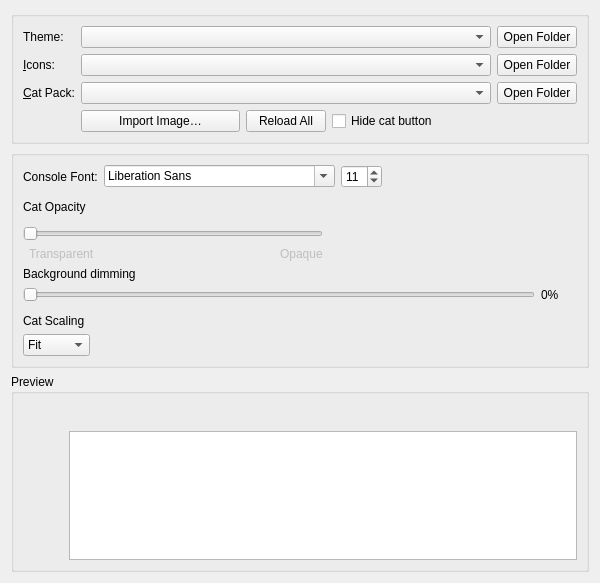
<?xml version="1.0" encoding="UTF-8"?>
<ui version="4.0">
 <class>AppearanceWidget</class>
 <widget class="QWidget" name="AppearanceWidget">
  <property name="geometry">
   <rect>
    <x>0</x>
    <y>0</y>
    <width>600</width>
    <height>583</height>
   </rect>
  </property>
  <property name="minimumSize">
   <size>
    <width>300</width>
    <height>0</height>
   </size>
  </property>
  <layout class="QVBoxLayout" name="verticalLayout" stretch="0,0,0">
   <item>
    <widget class="QGroupBox" name="themingBox">
     <property name="title">
      <string/>
     </property>
     <property name="flat">
      <bool>false</bool>
     </property>
     <layout class="QVBoxLayout" name="verticalLayout_2">
      <item>
       <layout class="QGridLayout" name="gridLayout">
        <item row="1" column="0">
         <widget class="QLabel" name="iconsLabel">
          <property name="text">
           <string>&amp;Icons:</string>
          </property>
          <property name="buddy">
           <cstring>iconsComboBox</cstring>
          </property>
         </widget>
        </item>
        <item row="2" column="0">
         <widget class="QLabel" name="catPackLabel">
          <property name="text">
           <string>&amp;Cat Pack:</string>
          </property>
          <property name="buddy">
           <cstring>catPackComboBox</cstring>
          </property>
         </widget>
        </item>
        <item row="0" column="3">
         <widget class="QPushButton" name="widgetStyleFolder">
          <property name="toolTip">
           <string>View widget themes folder.</string>
          </property>
          <property name="text">
           <string>Open Folder</string>
          </property>
         </widget>
        </item>
        <item row="1" column="2">
         <widget class="QComboBox" name="iconsComboBox">
          <property name="sizePolicy">
           <sizepolicy hsizetype="Expanding" vsizetype="Fixed">
            <horstretch>0</horstretch>
            <verstretch>0</verstretch>
           </sizepolicy>
          </property>
          <property name="focusPolicy">
           <enum>Qt::FocusPolicy::StrongFocus</enum>
          </property>
         </widget>
        </item>
        <item row="2" column="2">
         <widget class="QComboBox" name="catPackComboBox"/>
        </item>
        <item row="0" column="2">
         <widget class="QComboBox" name="widgetStyleComboBox">
          <property name="sizePolicy">
           <sizepolicy hsizetype="Expanding" vsizetype="Fixed">
            <horstretch>0</horstretch>
            <verstretch>0</verstretch>
           </sizepolicy>
          </property>
          <property name="focusPolicy">
           <enum>Qt::FocusPolicy::StrongFocus</enum>
          </property>
         </widget>
        </item>
        <item row="1" column="3">
         <widget class="QPushButton" name="iconsFolder">
          <property name="toolTip">
           <string>View icon themes folder.</string>
          </property>
          <property name="text">
           <string>Open Folder</string>
          </property>
         </widget>
        </item>
        <item row="0" column="0">
         <widget class="QLabel" name="widgetStyleLabel">
          <property name="text">
           <string>Theme:</string>
          </property>
          <property name="buddy">
           <cstring>widgetStyleComboBox</cstring>
          </property>
         </widget>
        </item>
        <item row="2" column="3">
         <widget class="QPushButton" name="catPackFolder">
          <property name="toolTip">
           <string>View cat packs folder.</string>
          </property>
          <property name="text">
           <string>Open Folder</string>
          </property>
         </widget>
        </item>
        <item row="4" column="2">
         <layout class="QHBoxLayout" name="horizontalLayout_8">
          <item>
           <widget class="QPushButton" name="importCatButton">
            <property name="toolTip">
             <string>Copy an image into your personal cat packs.</string>
            </property>
            <property name="text">
             <string>Import Image…</string>
            </property>
           </widget>
          </item>
          <item>
           <widget class="QPushButton" name="reloadThemesButton">
            <property name="sizePolicy">
             <sizepolicy hsizetype="Maximum" vsizetype="Fixed">
              <horstretch>0</horstretch>
              <verstretch>0</verstretch>
             </sizepolicy>
            </property>
            <property name="text">
             <string>Reload All</string>
            </property>
           </widget>
          </item>
          <item>
           <widget class="QCheckBox" name="hideCatButtonCheckBox">
            <property name="text">
             <string>Hide cat button</string>
            </property>
           </widget>
          </item>
         </layout>
        </item>
       </layout>
      </item>
     </layout>
    </widget>
   </item>
   <item>
    <widget class="QGroupBox" name="settingsBox">
     <property name="title">
      <string/>
     </property>
     <layout class="QVBoxLayout" name="verticalLayout_5">
      <item>
       <layout class="QHBoxLayout" name="horizontalLayout_5">
        <item>
         <widget class="QLabel" name="label">
          <property name="text">
           <string>Console Font:</string>
          </property>
         </widget>
        </item>
        <item>
         <widget class="QFontComboBox" name="consoleFont"/>
        </item>
        <item>
         <widget class="QSpinBox" name="fontSizeBox">
          <property name="sizePolicy">
           <sizepolicy hsizetype="Maximum" vsizetype="Fixed">
            <horstretch>0</horstretch>
            <verstretch>0</verstretch>
           </sizepolicy>
          </property>
          <property name="minimum">
           <number>5</number>
          </property>
          <property name="maximum">
           <number>16</number>
          </property>
          <property name="value">
           <number>11</number>
          </property>
         </widget>
        </item>
        <item>
         <spacer name="horizontalSpacer_2">
          <property name="orientation">
           <enum>Qt::Orientation::Horizontal</enum>
          </property>
          <property name="sizeHint" stdset="0">
           <size>
            <width>0</width>
            <height>0</height>
           </size>
          </property>
         </spacer>
        </item>
       </layout>
      </item>
      <item>
       <spacer name="verticalSpacer_2">
        <property name="orientation">
         <enum>Qt::Orientation::Vertical</enum>
        </property>
        <property name="sizeType">
         <enum>QSizePolicy::Policy::Fixed</enum>
        </property>
        <property name="sizeHint" stdset="0">
         <size>
          <width>0</width>
          <height>6</height>
         </size>
        </property>
       </spacer>
      </item>
      <item>
       <widget class="QLabel" name="catOpacityLabel">
        <property name="text">
         <string>Cat Opacity</string>
        </property>
       </widget>
      </item>
      <item>
       <widget class="QWidget" name="widget_2" native="true">
        <property name="maximumSize">
         <size>
          <width>300</width>
          <height>16777215</height>
         </size>
        </property>
        <layout class="QHBoxLayout" name="horizontalLayout_2">
         <property name="leftMargin">
          <number>0</number>
         </property>
         <property name="topMargin">
          <number>0</number>
         </property>
         <property name="rightMargin">
          <number>0</number>
         </property>
         <property name="bottomMargin">
          <number>0</number>
         </property>
        </layout>
       </widget>
      </item>
      <item>
       <widget class="QWidget" name="widget" native="true">
        <property name="maximumSize">
         <size>
          <width>300</width>
          <height>16777215</height>
         </size>
        </property>
        <layout class="QGridLayout" name="gridLayout_4">
         <property name="leftMargin">
          <number>0</number>
         </property>
         <property name="topMargin">
          <number>0</number>
         </property>
         <property name="rightMargin">
          <number>0</number>
         </property>
         <property name="bottomMargin">
          <number>0</number>
         </property>
         <item row="3" column="3">
          <widget class="QLabel" name="label_5">
           <property name="enabled">
            <bool>false</bool>
           </property>
           <property name="text">
            <string>Opaque</string>
           </property>
          </widget>
         </item>
         <item row="3" column="2">
          <spacer name="horizontalSpacer_4">
           <property name="orientation">
            <enum>Qt::Orientation::Horizontal</enum>
           </property>
           <property name="sizeHint" stdset="0">
            <size>
             <width>0</width>
             <height>0</height>
            </size>
           </property>
          </spacer>
         </item>
         <item row="3" column="1">
          <widget class="QLabel" name="label_4">
           <property name="enabled">
            <bool>false</bool>
           </property>
           <property name="text">
            <string>Transparent</string>
           </property>
          </widget>
         </item>
         <item row="2" column="0" colspan="4">
          <widget class="QSlider" name="catOpacitySlider">
           <property name="minimumSize">
            <size>
             <width>0</width>
             <height>0</height>
            </size>
           </property>
           <property name="maximum">
            <number>100</number>
           </property>
           <property name="orientation">
            <enum>Qt::Orientation::Horizontal</enum>
           </property>
          </widget>
         </item>
        </layout>
       </widget>
      </item>
      <item>
       <widget class="QLabel" name="catDarknessLabel">
        <property name="text">
         <string>Background dimming</string>
        </property>
       </widget>
      </item>
      <item>
       <layout class="QHBoxLayout" name="catDarknessLayout">
        <item>
         <widget class="QSlider" name="catDarknessSlider">
          <property name="maximum">
           <number>80</number>
          </property>
          <property name="orientation">
           <enum>Qt::Orientation::Horizontal</enum>
          </property>
         </widget>
        </item>
        <item>
         <widget class="QLabel" name="catDarknessValue">
          <property name="minimumSize">
           <size>
            <width>36</width>
            <height>0</height>
           </size>
          </property>
          <property name="text">
           <string>0%</string>
          </property>
         </widget>
        </item>
       </layout>
      </item>
      <item>
       <spacer name="verticalSpacer">
        <property name="orientation">
         <enum>Qt::Orientation::Vertical</enum>
        </property>
        <property name="sizeType">
         <enum>QSizePolicy::Policy::Fixed</enum>
        </property>
        <property name="sizeHint" stdset="0">
         <size>
          <width>0</width>
          <height>6</height>
         </size>
        </property>
       </spacer>
      </item>
      <item>
       <widget class="QLabel" name="catFitLabel">
        <property name="sizePolicy">
         <sizepolicy hsizetype="Maximum" vsizetype="Fixed">
          <horstretch>0</horstretch>
          <verstretch>0</verstretch>
         </sizepolicy>
        </property>
        <property name="text">
         <string>Cat Scaling</string>
        </property>
       </widget>
      </item>
      <item>
       <widget class="QComboBox" name="catFitComboBox">
        <property name="sizePolicy">
         <sizepolicy hsizetype="Maximum" vsizetype="Fixed">
          <horstretch>0</horstretch>
          <verstretch>0</verstretch>
         </sizepolicy>
        </property>
        <property name="sizeHint" stdset="0">
         <size>
          <width>68</width>
          <height>22</height>
         </size>
        </property>
        <property name="currentIndex">
         <number>0</number>
        </property>
        <item>
         <property name="text">
          <string>Fit</string>
         </property>
        </item>
        <item>
         <property name="text">
          <string>Fill</string>
         </property>
        </item>
        <item>
         <property name="text">
          <string>Stretch</string>
         </property>
        </item>
       </widget>
      </item>
     </layout>
    </widget>
   </item>
   <item>
    <widget class="QGroupBox" name="previewBox">
     <property name="title">
      <string>Preview</string>
     </property>
     <layout class="QVBoxLayout" name="verticalLayout_3">
      <item>
       <layout class="QHBoxLayout" name="horizontalLayout_3">
        <item>
         <widget class="QPushButton" name="catPreview">
          <property name="sizePolicy">
           <sizepolicy hsizetype="Fixed" vsizetype="Minimum">
            <horstretch>0</horstretch>
            <verstretch>0</verstretch>
           </sizepolicy>
          </property>
          <property name="focusPolicy">
           <enum>Qt::FocusPolicy::NoFocus</enum>
          </property>
          <property name="text">
           <string/>
          </property>
          <property name="iconSize">
           <size>
            <width>64</width>
            <height>128</height>
           </size>
          </property>
          <property name="flat">
           <bool>true</bool>
          </property>
         </widget>
        </item>
        <item>
         <layout class="QVBoxLayout" name="verticalLayout_4">
          <item>
           <layout class="QHBoxLayout" name="horizontalLayout">
            <item>
             <widget class="QPushButton" name="icon1">
              <property name="focusPolicy">
               <enum>Qt::FocusPolicy::NoFocus</enum>
              </property>
              <property name="text">
               <string/>
              </property>
              <property name="icon">
               <iconset theme="new"/>
              </property>
              <property name="flat">
               <bool>true</bool>
              </property>
             </widget>
            </item>
            <item>
             <widget class="QPushButton" name="icon2">
              <property name="focusPolicy">
               <enum>Qt::FocusPolicy::NoFocus</enum>
              </property>
              <property name="text">
               <string/>
              </property>
              <property name="icon">
               <iconset theme="centralmods"/>
              </property>
              <property name="flat">
               <bool>true</bool>
              </property>
             </widget>
            </item>
            <item>
             <widget class="QPushButton" name="icon3">
              <property name="focusPolicy">
               <enum>Qt::FocusPolicy::NoFocus</enum>
              </property>
              <property name="text">
               <string/>
              </property>
              <property name="icon">
               <iconset theme="viewfolder"/>
              </property>
              <property name="flat">
               <bool>true</bool>
              </property>
             </widget>
            </item>
            <item>
             <widget class="QPushButton" name="icon4">
              <property name="focusPolicy">
               <enum>Qt::FocusPolicy::NoFocus</enum>
              </property>
              <property name="text">
               <string/>
              </property>
              <property name="icon">
               <iconset theme="launch"/>
              </property>
              <property name="flat">
               <bool>true</bool>
              </property>
             </widget>
            </item>
            <item>
             <widget class="QPushButton" name="icon5">
              <property name="focusPolicy">
               <enum>Qt::FocusPolicy::NoFocus</enum>
              </property>
              <property name="text">
               <string/>
              </property>
              <property name="icon">
               <iconset theme="copy"/>
              </property>
              <property name="flat">
               <bool>true</bool>
              </property>
             </widget>
            </item>
            <item>
             <widget class="QPushButton" name="icon6">
              <property name="focusPolicy">
               <enum>Qt::FocusPolicy::NoFocus</enum>
              </property>
              <property name="text">
               <string/>
              </property>
              <property name="icon">
               <iconset theme="export"/>
              </property>
              <property name="flat">
               <bool>true</bool>
              </property>
             </widget>
            </item>
            <item>
             <widget class="QPushButton" name="icon7">
              <property name="focusPolicy">
               <enum>Qt::FocusPolicy::NoFocus</enum>
              </property>
              <property name="text">
               <string/>
              </property>
              <property name="icon">
               <iconset theme="delete"/>
              </property>
              <property name="flat">
               <bool>true</bool>
              </property>
             </widget>
            </item>
            <item>
             <widget class="QPushButton" name="icon8">
              <property name="focusPolicy">
               <enum>Qt::FocusPolicy::NoFocus</enum>
              </property>
              <property name="text">
               <string/>
              </property>
              <property name="icon">
               <iconset theme="about"/>
              </property>
              <property name="flat">
               <bool>true</bool>
              </property>
             </widget>
            </item>
            <item>
             <widget class="QPushButton" name="icon9">
              <property name="focusPolicy">
               <enum>Qt::FocusPolicy::NoFocus</enum>
              </property>
              <property name="text">
               <string/>
              </property>
              <property name="icon">
               <iconset theme="settings"/>
              </property>
              <property name="flat">
               <bool>true</bool>
              </property>
             </widget>
            </item>
            <item>
             <widget class="QPushButton" name="icon10">
              <property name="focusPolicy">
               <enum>Qt::FocusPolicy::NoFocus</enum>
              </property>
              <property name="text">
               <string/>
              </property>
              <property name="icon">
               <iconset theme="cat"/>
              </property>
              <property name="flat">
               <bool>true</bool>
              </property>
             </widget>
            </item>
            <item>
             <spacer name="horizontalSpacer">
              <property name="orientation">
               <enum>Qt::Orientation::Horizontal</enum>
              </property>
              <property name="sizeHint" stdset="0">
               <size>
                <width>0</width>
                <height>0</height>
               </size>
              </property>
             </spacer>
            </item>
           </layout>
          </item>
          <item>
           <widget class="QTextEdit" name="consolePreview">
            <property name="sizePolicy">
             <sizepolicy hsizetype="Expanding" vsizetype="Expanding">
              <horstretch>0</horstretch>
              <verstretch>0</verstretch>
             </sizepolicy>
            </property>
            <property name="horizontalScrollBarPolicy">
             <enum>Qt::ScrollBarPolicy::ScrollBarAsNeeded</enum>
            </property>
            <property name="undoRedoEnabled">
             <bool>false</bool>
            </property>
            <property name="textInteractionFlags">
             <set>Qt::TextInteractionFlag::TextSelectableByKeyboard|Qt::TextInteractionFlag::TextSelectableByMouse</set>
            </property>
           </widget>
          </item>
         </layout>
        </item>
       </layout>
      </item>
     </layout>
    </widget>
   </item>
  </layout>
 </widget>
 <tabstops>
  <tabstop>widgetStyleComboBox</tabstop>
  <tabstop>widgetStyleFolder</tabstop>
  <tabstop>iconsComboBox</tabstop>
  <tabstop>iconsFolder</tabstop>
  <tabstop>catPackComboBox</tabstop>
  <tabstop>catPackFolder</tabstop>
  <tabstop>importCatButton</tabstop>
  <tabstop>consoleFont</tabstop>
  <tabstop>fontSizeBox</tabstop>
  <tabstop>catFitComboBox</tabstop>
  <tabstop>catOpacitySlider</tabstop>
  <tabstop>catDarknessSlider</tabstop>
  <tabstop>consolePreview</tabstop>
 </tabstops>
 <resources/>
 <connections/>
</ui>
